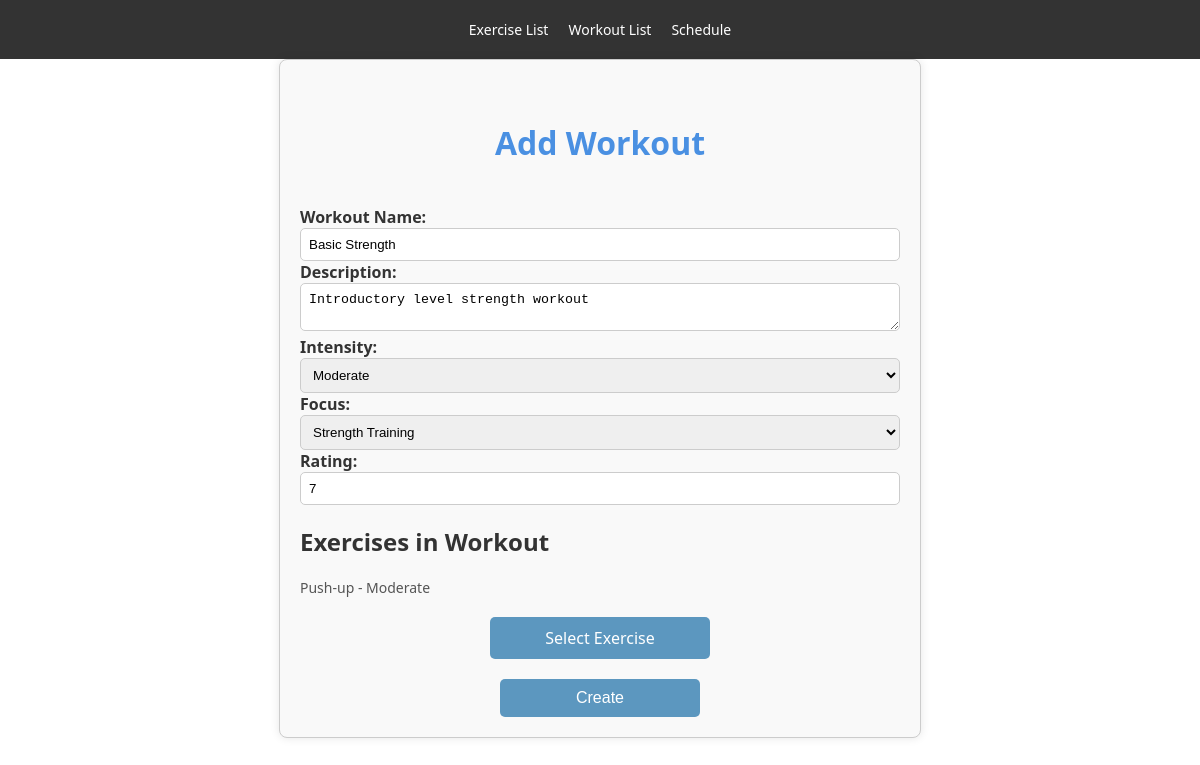
Before: /add-or-edit-workout/1 with the older database file.
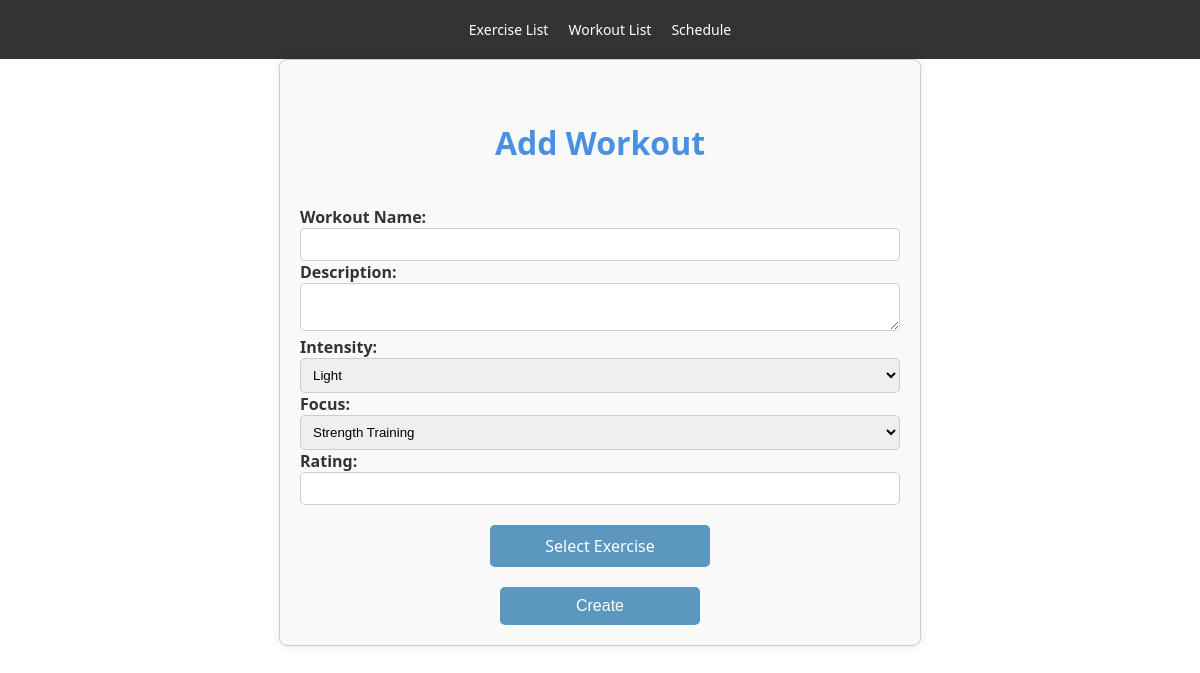
After: the same page with the newer database file.
### tables this page shows
CREATE TABLE Workout (
    workout_id INTEGER PRIMARY KEY,
    name TEXT,
    description TEXT,
    rating INTEGER CHECK (rating >= 1 AND rating <= 10),
    focus TEXT CHECK (focus IN ('Strength Training', 'Cardiovascular Health', 'Weight Loss', 'Flexibility', 'Balance and Coordination', 'Endurance Training', 'High-Intensity Interval Training (HIIT)', 'Muscle Toning', 'Core Strengthening', 'Functional Fitness', 'Rehabilitation and Recovery', 'Sports Specific Training', 'Bodybuilding', 'Circuit Training', 'Mind-Body Wellness')),
    intensity TEXT CHECK (intensity IN ('Light', 'Moderate', 'Vigorous'))
);

CREATE TABLE Exercise (
    exercise_id INTEGER PRIMARY KEY,
    name TEXT,
    exercise_detail_id INTEGER,
    rating INTEGER CHECK (rating >= 1 AND rating <= 10),
    intensity TEXT CHECK (intensity IN ('Light', 'Moderate', 'Vigorous')),
    muscle_group TEXT CHECK (muscle_group IN ('Chest', 'Back', 'Shoulders', 'Arms', 'Abdominals', 'Lower Back', 'Hips', 'Thighs', 'Legs', 'Adductors and Abductors')),
    description TEXT,
    FOREIGN KEY (exercise_detail_id) REFERENCES Exercise_Detail(exercise_detail_id)
);

### app.py (the view)
@app.route('/add-or-edit-workout/', methods=['GET', 'POST'])
@app.route('/add-or-edit-workout/<int:workout_id>', methods=['GET', 'POST'])
def add_or_edit_workout(workout_id=None):
    if request.method == 'POST':
        db = get_db()
        name = request.form.get('name', 'Default Workout Name')
        description = request.form.get('description', '')
        intensity = request.form.get('intensity', 'Medium')
        focus = request.form.get('focus', 'General')
        if workout_id is None:
            workout_id = generate_workout_id()
            db.execute("INSERT INTO Workout (workout_id, name, description, intensity, focus) VALUES (?, ?, ?, ?, ?)",
                       (workout_id, name, description, intensity, focus))
            app.logger.info(f"Inserted new workout with ID={workout_id}")
        else:
            db.execute("UPDATE Workout SET name=?, description=?, intensity=?, focus=? WHERE workout_id=?",
                       (name, description, intensity, focus, workout_id))
            app.logger.info(f"Updated workout with ID={workout_id}")
        db.commit()
        return redirect(url_for('workout_list'))
    else:
        db = get_db()
        if workout_id is None:
            workout_id = generate_workout_id()
        workout = db.execute("SELECT * FROM Workout WHERE workout_id = ?", (workout_id,)).fetchone()
        exercises = db.execute("""
            SELECT e.*
            FROM Exercise e
            JOIN Exercise_In_Workout eiw ON e.exercise_id = eiw.exercise_id
            WHERE eiw.workout_id = ?
        """, (workout_id,)).fetchall()
        return render_template('add-workout.html', workout=workout, workout_id=workout_id, exercises=exercises)

### app.py (called while the page is built)
def get_db():
    if 'sqlite_db' not in g:
        g.sqlite_db = sqlite3.connect(DATABASE)
        g.sqlite_db.row_factory = sqlite3.Row
    return g.sqlite_db

### templates/add-workout.html (shortened to what this page needs)
<!DOCTYPE html>
<html lang="en">
<head>
    <link rel="stylesheet" href="{{ url_for('static', filename='styles.css') }}">
</head>
<body>
    <header>
        <nav>
            <ul>
                <li><a href="{{ url_for('exercise_list') }}">Exercise List</a></li>
                <li><a href="{{ url_for('workout_list') }}">Workout List</a></li>
                <li><a href="{{ url_for('schedule') }}">Schedule</a></li>
            </ul>
        </nav>
    </header>
    <form id="workout-form" action="/add-or-edit-workout/{{ workout_id }}" method="POST">
    <div class="form-container">
        <h1>Add Workout</h1>
        <label for="name">Workout Name:</label>
        <input type="text" id="name" name="name" value="{{ workout.name }}" required>
        <label for="description">Description:</label>
        <textarea id="description" name="description">{{ workout.description }}</textarea>
        <label for="intensity">Intensity:</label>
        <select id="intensity" name="intensity" required>
            <option value="Light" {% if workout.intensity == 'Light' %} selected {% endif %}>Light</option>
            <option value="Moderate" {% if workout.intensity == 'Moderate' %} selected {% endif %}>Moderate</option>
        </select>
        <label for="focus">Focus:</label>
        <select id="focus" name="focus" required>
            <option value="Strength Training" {% if workout.focus == 'Strength Training' %} selected {% endif %}>Strength Training</option>
        </select>
        <label for="rating">Rating:</label>
        <input type="number" id="rating" name="rating" min="1" max="10" value="{{ workout.rating }}" required>
        <div id="existing-exercise-container">
            {% if exercises %}
            <h2>Exercises in Workout</h2>
            <ul>
            {% for exercise in exercises %}
                <li>{{ exercise.name }} - {{ exercise.intensity }}</li>
            {% endfor %}
            </ul>
            {% endif %}
        </div>
        {% if workout_id %}
        <a href="{{ url_for('select_exercise', workout_id=workout_id) }}" id="select-exercise-link">Select Exercise</a>
        {% else %}
        <p>Please save the workout to select exercises.</p>
        {% endif %}
        <button type="submit" id="create-button">Create</button>
    </div>
    </form>
</body>
</html>

Changed rows visible on the page:
removed Workout: name "Basic Strength", description "Introductory level strength workout", intensity "Moderate", focus "Strength Training", rating "7"
removed Exercise: name "Push-up", intensity "Moderate"
Other visible differences:
form field intensity: (not shown) → "Light"
form field focus: (not shown) → "Strength Training"
text no longer shown: "Exercises in Workout"
